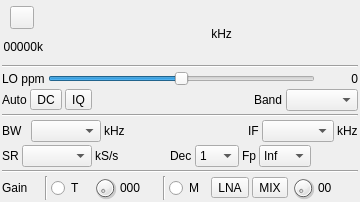
<?xml version="1.0" encoding="UTF-8"?>
<ui version="4.0">
 <class>SDRPlayGui</class>
 <widget class="QWidget" name="SDRPlayGui">
  <property name="geometry">
   <rect>
    <x>0</x>
    <y>0</y>
    <width>360</width>
    <height>202</height>
   </rect>
  </property>
  <property name="sizePolicy">
   <sizepolicy hsizetype="Fixed" vsizetype="Fixed">
    <horstretch>0</horstretch>
    <verstretch>0</verstretch>
   </sizepolicy>
  </property>
  <property name="minimumSize">
   <size>
    <width>360</width>
    <height>202</height>
   </size>
  </property>
  <property name="maximumSize">
   <size>
    <width>360</width>
    <height>202</height>
   </size>
  </property>
  <property name="font">
   <font>
    <family>Liberation Sans</family>
    <pointsize>9</pointsize>
   </font>
  </property>
  <property name="windowTitle">
   <string>SDRPlay</string>
  </property>
  <layout class="QVBoxLayout" name="verticalLayout">
   <property name="spacing">
    <number>3</number>
   </property>
   <property name="leftMargin">
    <number>2</number>
   </property>
   <property name="topMargin">
    <number>2</number>
   </property>
   <property name="rightMargin">
    <number>2</number>
   </property>
   <property name="bottomMargin">
    <number>2</number>
   </property>
   <item>
    <layout class="QHBoxLayout" name="horizontalLayout_freq">
     <property name="topMargin">
      <number>4</number>
     </property>
     <item>
      <layout class="QVBoxLayout" name="deviceUILayout">
       <item>
        <layout class="QHBoxLayout" name="deviceButtonsLayout">
         <item>
          <widget class="ButtonSwitch" name="startStop">
           <property name="toolTip">
            <string>start/stop acquisition</string>
           </property>
           <property name="text">
            <string/>
           </property>
           <property name="icon">
            <iconset resource="../../../sdrgui/resources/res.qrc">
             <normaloff>:/play.png</normaloff>
             <normalon>:/stop.png</normalon>:/play.png</iconset>
           </property>
          </widget>
         </item>
        </layout>
       </item>
       <item>
        <layout class="QHBoxLayout" name="deviceRateLayout">
         <item>
          <widget class="QLabel" name="deviceRateText">
           <property name="toolTip">
            <string>I/Q sample rate kS/s</string>
           </property>
           <property name="text">
            <string>00000k</string>
           </property>
           <property name="alignment">
            <set>Qt::AlignRight|Qt::AlignTrailing|Qt::AlignVCenter</set>
           </property>
          </widget>
         </item>
        </layout>
       </item>
      </layout>
     </item>
     <item>
      <spacer name="freqLeftSpacer">
       <property name="orientation">
        <enum>Qt::Horizontal</enum>
       </property>
       <property name="sizeHint" stdset="0">
        <size>
         <width>0</width>
         <height>0</height>
        </size>
       </property>
      </spacer>
     </item>
     <item>
      <widget class="ValueDial" name="centerFrequency" native="true">
       <property name="sizePolicy">
        <sizepolicy hsizetype="Maximum" vsizetype="Maximum">
         <horstretch>0</horstretch>
         <verstretch>0</verstretch>
        </sizepolicy>
       </property>
       <property name="minimumSize">
        <size>
         <width>32</width>
         <height>16</height>
        </size>
       </property>
       <property name="font">
        <font>
         <family>Liberation Mono</family>
         <pointsize>16</pointsize>
        </font>
       </property>
       <property name="cursor">
        <cursorShape>PointingHandCursor</cursorShape>
       </property>
       <property name="focusPolicy">
        <enum>Qt::StrongFocus</enum>
       </property>
       <property name="toolTip">
        <string>Tuner center frequency in kHz</string>
       </property>
      </widget>
     </item>
     <item>
      <widget class="QLabel" name="freqUnits">
       <property name="text">
        <string> kHz</string>
       </property>
      </widget>
     </item>
     <item>
      <spacer name="freqRightlSpacer">
       <property name="orientation">
        <enum>Qt::Horizontal</enum>
       </property>
       <property name="sizeHint" stdset="0">
        <size>
         <width>0</width>
         <height>0</height>
        </size>
       </property>
      </spacer>
     </item>
    </layout>
   </item>
   <item>
    <widget class="Line" name="line">
     <property name="orientation">
      <enum>Qt::Horizontal</enum>
     </property>
    </widget>
   </item>
   <item>
    <layout class="QGridLayout" name="gridLayout_ppm">
     <property name="spacing">
      <number>3</number>
     </property>
     <item row="0" column="1">
      <widget class="QSlider" name="ppm">
       <property name="toolTip">
        <string>Local Oscillator ppm correction</string>
       </property>
       <property name="minimum">
        <number>-200</number>
       </property>
       <property name="maximum">
        <number>200</number>
       </property>
       <property name="pageStep">
        <number>1</number>
       </property>
       <property name="orientation">
        <enum>Qt::Horizontal</enum>
       </property>
      </widget>
     </item>
     <item row="0" column="2">
      <widget class="QLabel" name="ppmText">
       <property name="minimumSize">
        <size>
         <width>40</width>
         <height>0</height>
        </size>
       </property>
       <property name="text">
        <string>0</string>
       </property>
       <property name="alignment">
        <set>Qt::AlignRight|Qt::AlignTrailing|Qt::AlignVCenter</set>
       </property>
      </widget>
     </item>
     <item row="0" column="0">
      <widget class="QLabel" name="ppmLabel">
       <property name="text">
        <string>LO ppm</string>
       </property>
      </widget>
     </item>
    </layout>
   </item>
   <item>
    <layout class="QGridLayout" name="gridLayout_corr">
     <item row="1" column="7">
      <widget class="QComboBox" name="fBand">
       <property name="toolTip">
        <string>Frequency band</string>
       </property>
      </widget>
     </item>
     <item row="1" column="0">
      <widget class="QLabel" name="corrLabel">
       <property name="text">
        <string>Auto</string>
       </property>
      </widget>
     </item>
     <item row="1" column="1">
      <widget class="ButtonSwitch" name="dcOffset">
       <property name="toolTip">
        <string>Automatic DC offset removal</string>
       </property>
       <property name="text">
        <string>DC</string>
       </property>
      </widget>
     </item>
     <item row="1" column="5">
      <spacer name="horizontalSpacer_2">
       <property name="orientation">
        <enum>Qt::Horizontal</enum>
       </property>
       <property name="sizeHint" stdset="0">
        <size>
         <width>40</width>
         <height>20</height>
        </size>
       </property>
      </spacer>
     </item>
     <item row="1" column="2">
      <widget class="ButtonSwitch" name="iqImbalance">
       <property name="toolTip">
        <string>Automatic IQ imbalance correction</string>
       </property>
       <property name="text">
        <string>IQ</string>
       </property>
      </widget>
     </item>
     <item row="1" column="6">
      <widget class="QLabel" name="fBandLabel">
       <property name="text">
        <string>Band</string>
       </property>
      </widget>
     </item>
    </layout>
   </item>
   <item>
    <widget class="Line" name="line_freq">
     <property name="orientation">
      <enum>Qt::Horizontal</enum>
     </property>
    </widget>
   </item>
   <item>
    <layout class="QGridLayout" name="gridLayout_samplerate">
     <property name="spacing">
      <number>3</number>
     </property>
     <item row="0" column="4">
      <spacer name="horizontalSpacer_3">
       <property name="orientation">
        <enum>Qt::Horizontal</enum>
       </property>
       <property name="sizeHint" stdset="0">
        <size>
         <width>40</width>
         <height>20</height>
        </size>
       </property>
      </spacer>
     </item>
     <item row="0" column="2">
      <widget class="QComboBox" name="bandwidth">
       <property name="maximumSize">
        <size>
         <width>70</width>
         <height>16777215</height>
        </size>
       </property>
       <property name="toolTip">
        <string>IF bandwidth in kHz</string>
       </property>
      </widget>
     </item>
     <item row="0" column="1">
      <widget class="QLabel" name="bandwidthLabel">
       <property name="sizePolicy">
        <sizepolicy hsizetype="Maximum" vsizetype="Preferred">
         <horstretch>0</horstretch>
         <verstretch>0</verstretch>
        </sizepolicy>
       </property>
       <property name="text">
        <string>BW  </string>
       </property>
      </widget>
     </item>
     <item row="0" column="3">
      <widget class="QLabel" name="bandwidthUnit">
       <property name="text">
        <string>kHz</string>
       </property>
      </widget>
     </item>
     <item row="0" column="6">
      <widget class="QComboBox" name="ifFrequency">
       <property name="toolTip">
        <string>IF frequency in kHz</string>
       </property>
      </widget>
     </item>
     <item row="0" column="5">
      <widget class="QLabel" name="ifFrequencyLabel">
       <property name="text">
        <string>IF</string>
       </property>
      </widget>
     </item>
     <item row="0" column="7">
      <widget class="QLabel" name="label">
       <property name="text">
        <string>kHz</string>
       </property>
      </widget>
     </item>
    </layout>
   </item>
   <item>
    <layout class="QGridLayout" name="gridLayout_decim" columnstretch="0,0,0,0,0,0,0,0,0">
     <property name="spacing">
      <number>3</number>
     </property>
     <item row="0" column="1">
      <widget class="QComboBox" name="samplerate">
       <property name="maximumSize">
        <size>
         <width>70</width>
         <height>16777215</height>
        </size>
       </property>
       <property name="toolTip">
        <string>Sample rate in kS/s</string>
       </property>
      </widget>
     </item>
     <item row="0" column="8">
      <spacer name="fcPosRightSpacer">
       <property name="orientation">
        <enum>Qt::Horizontal</enum>
       </property>
       <property name="sizeHint" stdset="0">
        <size>
         <width>40</width>
         <height>20</height>
        </size>
       </property>
      </spacer>
     </item>
     <item row="0" column="7">
      <widget class="QComboBox" name="fcPos">
       <property name="toolTip">
        <string>Relative position of device center frequency</string>
       </property>
       <item>
        <property name="text">
         <string>Inf</string>
        </property>
       </item>
       <item>
        <property name="text">
         <string>Sup</string>
        </property>
       </item>
       <item>
        <property name="text">
         <string>Cen</string>
        </property>
       </item>
      </widget>
     </item>
     <item row="0" column="6">
      <widget class="QLabel" name="label_fcPos">
       <property name="text">
        <string>Fp</string>
       </property>
      </widget>
     </item>
     <item row="0" column="4">
      <widget class="QLabel" name="label_decim">
       <property name="text">
        <string>Dec</string>
       </property>
      </widget>
     </item>
     <item row="0" column="5">
      <widget class="QComboBox" name="decim">
       <property name="maximumSize">
        <size>
         <width>50</width>
         <height>16777215</height>
        </size>
       </property>
       <property name="toolTip">
        <string>Decimation factor</string>
       </property>
       <property name="currentIndex">
        <number>0</number>
       </property>
       <item>
        <property name="text">
         <string>1</string>
        </property>
       </item>
       <item>
        <property name="text">
         <string>2</string>
        </property>
       </item>
       <item>
        <property name="text">
         <string>4</string>
        </property>
       </item>
       <item>
        <property name="text">
         <string>8</string>
        </property>
       </item>
       <item>
        <property name="text">
         <string>16</string>
        </property>
       </item>
       <item>
        <property name="text">
         <string>32</string>
        </property>
       </item>
       <item>
        <property name="text">
         <string>64</string>
        </property>
       </item>
      </widget>
     </item>
     <item row="0" column="0">
      <widget class="QLabel" name="samplerateLabel">
       <property name="sizePolicy">
        <sizepolicy hsizetype="Maximum" vsizetype="Preferred">
         <horstretch>0</horstretch>
         <verstretch>0</verstretch>
        </sizepolicy>
       </property>
       <property name="text">
        <string>SR</string>
       </property>
      </widget>
     </item>
     <item row="0" column="2">
      <widget class="QLabel" name="samplerateUnit">
       <property name="text">
        <string>kS/s</string>
       </property>
      </widget>
     </item>
     <item row="0" column="3">
      <spacer name="horizontalSpacer">
       <property name="orientation">
        <enum>Qt::Horizontal</enum>
       </property>
       <property name="sizeHint" stdset="0">
        <size>
         <width>40</width>
         <height>20</height>
        </size>
       </property>
      </spacer>
     </item>
    </layout>
   </item>
   <item>
    <widget class="Line" name="line_lna">
     <property name="orientation">
      <enum>Qt::Horizontal</enum>
     </property>
    </widget>
   </item>
   <item>
    <layout class="QGridLayout" name="gridLayout_gain">
     <property name="spacing">
      <number>3</number>
     </property>
     <item row="0" column="0">
      <widget class="QLabel" name="gainLabel">
       <property name="text">
        <string>Gain</string>
       </property>
      </widget>
     </item>
     <item row="0" column="2">
      <widget class="QRadioButton" name="gainTunerOn">
       <property name="toolTip">
        <string>Use global tuner gain</string>
       </property>
       <property name="text">
        <string>T</string>
       </property>
      </widget>
     </item>
     <item row="0" column="7">
      <widget class="ButtonSwitch" name="gainLNA">
       <property name="acceptDrops">
        <bool>true</bool>
       </property>
       <property name="toolTip">
        <string>LNA toggle (gain depends on frequency)</string>
       </property>
       <property name="text">
        <string>LNA</string>
       </property>
      </widget>
     </item>
     <item row="0" column="3">
      <widget class="QDial" name="gainTuner">
       <property name="maximumSize">
        <size>
         <width>24</width>
         <height>24</height>
        </size>
       </property>
       <property name="toolTip">
        <string>Tuner gain in step units</string>
       </property>
       <property name="maximum">
        <number>102</number>
       </property>
       <property name="pageStep">
        <number>1</number>
       </property>
      </widget>
     </item>
     <item row="0" column="5">
      <widget class="Line" name="line_2">
       <property name="orientation">
        <enum>Qt::Vertical</enum>
       </property>
      </widget>
     </item>
     <item row="0" column="6">
      <widget class="QRadioButton" name="gainManualOn">
       <property name="toolTip">
        <string>Use individual LNA, Mixer and Baseband gains</string>
       </property>
       <property name="text">
        <string>M</string>
       </property>
      </widget>
     </item>
     <item row="0" column="8">
      <widget class="ButtonSwitch" name="gainMixer">
       <property name="toolTip">
        <string>Mixer amplifier toggle (+19 dB)</string>
       </property>
       <property name="text">
        <string>MIX</string>
       </property>
      </widget>
     </item>
     <item row="0" column="9">
      <widget class="QDial" name="gainBaseband">
       <property name="maximumSize">
        <size>
         <width>24</width>
         <height>24</height>
        </size>
       </property>
       <property name="toolTip">
        <string>Baseband gain (dB)</string>
       </property>
       <property name="maximum">
        <number>59</number>
       </property>
       <property name="pageStep">
        <number>1</number>
       </property>
      </widget>
     </item>
     <item row="0" column="4">
      <widget class="QLabel" name="gainTunerText">
       <property name="toolTip">
        <string>Current tuner gain step unit</string>
       </property>
       <property name="text">
        <string>000</string>
       </property>
      </widget>
     </item>
     <item row="0" column="10">
      <widget class="QLabel" name="gainBasebandText">
       <property name="toolTip">
        <string>Baseband amplifier gain in dB</string>
       </property>
       <property name="text">
        <string>00</string>
       </property>
      </widget>
     </item>
     <item row="0" column="1">
      <widget class="Line" name="line_3">
       <property name="orientation">
        <enum>Qt::Vertical</enum>
       </property>
      </widget>
     </item>
    </layout>
   </item>
  </layout>
 </widget>
 <customwidgets>
  <customwidget>
   <class>ButtonSwitch</class>
   <extends>QToolButton</extends>
   <header>gui/buttonswitch.h</header>
  </customwidget>
  <customwidget>
   <class>ValueDial</class>
   <extends>QWidget</extends>
   <header>gui/valuedial.h</header>
   <container>1</container>
  </customwidget>
 </customwidgets>
 <resources>
  <include location="../../../sdrgui/resources/res.qrc"/>
 </resources>
 <connections/>
</ui>
